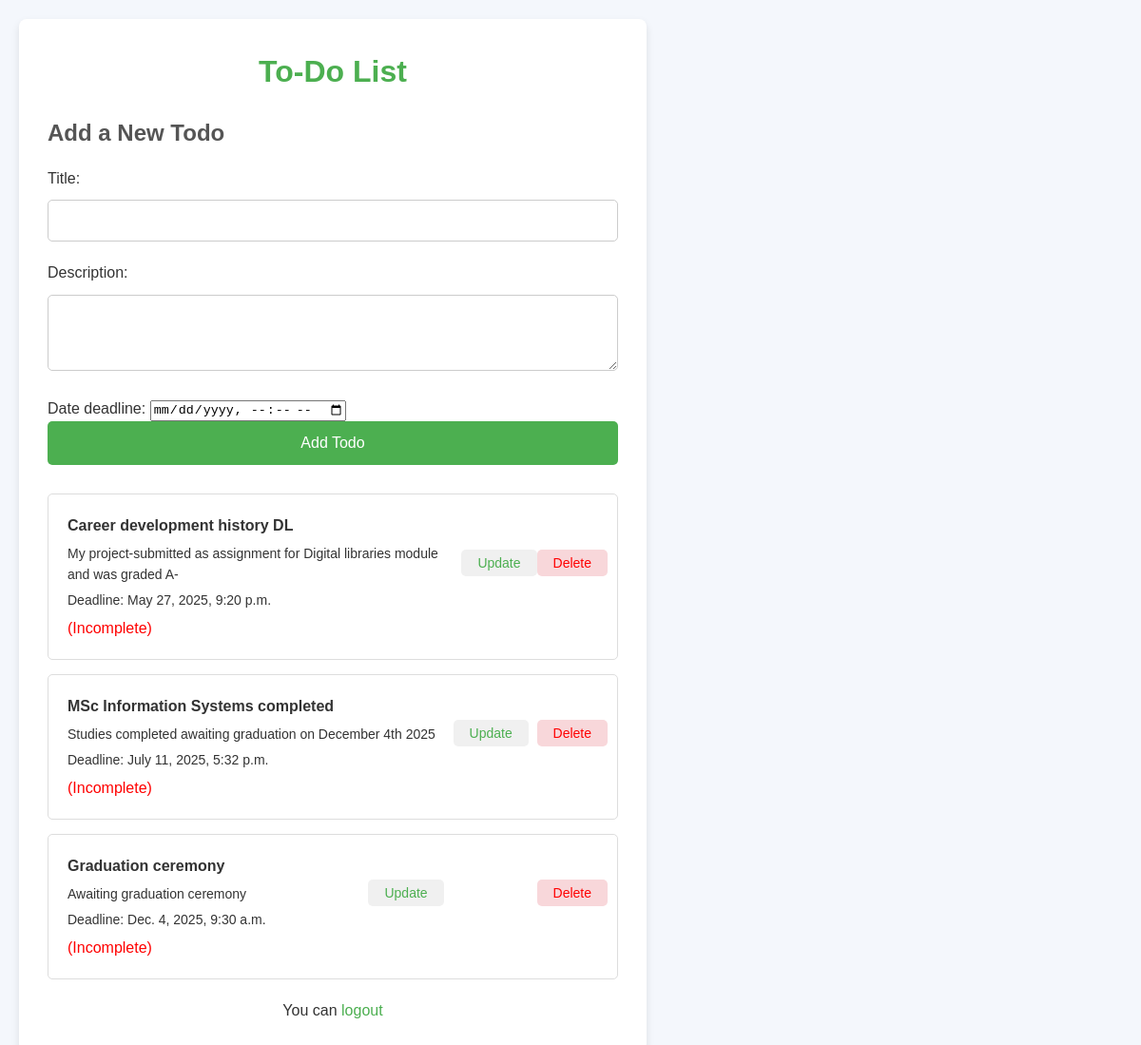
The page /todo/ (signed in) on the database its author committed.
### todo/models.py (models this page shows, shortened)
class Todo(models.Model):
    title = models.CharField(max_length=200, validators=[MinLengthValidator(5, "Todo title must contain at least 5 characters")])
    description = models.TextField(blank=True, null=True)
    date_deadline = models.DateTimeField()
    completed = models.BooleanField(default=False)
    user = models.ForeignKey(User, on_delete=models.CASCADE)  # link to the User model

### todo/views.py (the view, shortened to what this page needs)
# urls.py: path('', views.MainView.as_view(), name='todo_list'),  # list of all todos
class MainView(LoginRequiredMixin, View):
    def get(self, request):
        form = TodoForm()  # initialize the form
        todos = Todo.objects.filter(user=request.user)  # filter only the Todo items for the current user
        ctx = {'todo_list': todos, 'form': form}  # form included in the context
        return render(request, 'todo/todo_list.html', ctx)

### todo/forms.py
class TodoForm(forms.ModelForm):
    class Meta:
        model = Todo
        fields = ['title', 'description', 'date_deadline']
        widgets = {
            'description': forms.Textarea(attrs={'rows': 3, 'cols': 40}),
            'date_deadline': forms.DateTimeInput(attrs={'type': 'datetime-local'}),
        }

### todo/templates/todo/todo_list.html (shortened to what this page needs)
<!DOCTYPE html>
<html lang="en">
<head>
</head>
<body>
    <div class="container">
        <h1>To-Do List</h1>
        <h2>Add a New Todo</h2>
        <form method="POST">
            {{ form.as_p }}
            <button type="submit">Add Todo</button>
        </form>
        <ul>
            {% for task in todo_list %}
                <li>
                    <div>
                        <strong>{{ task.title }}</strong>
                        <p>{{ task.description }}</p>
                        <p>Deadline: {{ task.date_deadline }}</p>
                        {% if task.completed %}
                            <span class="completed">(Completed)</span>
                        {% else %}
                            <span class="incomplete">(Incomplete)</span>
                        {% endif %}
                    </div>
                    <form method="GET" action="{% url 'todo:update' task.pk %}" style="display:inline;">
                        <button type="submit" class="update-btn">Update</button>
                    </form>
                    <form method="POST" action="{% url 'todo:delete' task.pk %}" style="display:inline;">
                        <button type="submit" class="delete-btn">Delete</button>
                    </form>
                </li>
            {% endfor %}
        </ul>
        <p class="logout-link">You can <a href="{% url 'logout' %}?next={% url 'todo:open' %}">logout</a></p>
    </div>
</body>
</html>

### todo/templates/todo/todo_list.html (style rules this page uses)
body, h1, h2, p, a, ul, li, form { margin: 0; padding: 0; font-family: 'Arial', sans-serif; }
body { background-color: #f4f7fc; color: #333; font-size: 16px; line-height: 1.6; display: flex; justify-content: center; align-items: flex-start; min-height: 100vh; flex-direction: column; padding: 20px; }
.container { background-color: white; padding: 30px; border-radius: 8px; box-shadow: 0 4px 8px rgba(0, 0, 0, 0.1); width: 100%; max-width: 600px; }
h1 { color: #4CAF50; text-align: center; margin-bottom: 20px; }
h2 { color: #555; margin-bottom: 15px; }
form { margin-bottom: 30px; }
input[type="text"], input[type="date"], textarea { width: 100%; padding: 12px; margin: 10px 0 20px 0; border: 1px solid #ccc; border-radius: 5px; font-size: 16px; box-sizing: border-box; }
button { width: 100%; padding: 14px; background-color: #4CAF50; color: white; border: none; border-radius: 5px; font-size: 16px; cursor: pointer; }
ul { list-style-type: none; padding: 0; margin: 0; }
li { background-color: #fff; border: 1px solid #ddd; border-radius: 5px; padding: 20px; margin-bottom: 15px; display: flex; justify-content: space-between; align-items: center; }
li p { margin: 5px 0; font-size: 14px; }
.incomplete { color: red; }
.delete-btn, .update-btn { padding: 6px 12px; font-size: 14px; border-radius: 5px; cursor: pointer; transition: background-color 0.3s ease; margin-left: 10px; }
.delete-btn { background-color: #f8d7da; color: red; }
.update-btn { background-color: #f0f0f0; color: #4CAF50; }
p.logout-link { margin-top: 20px; text-align: center; }
p.logout-link a { color: #4CAF50; text-decoration: none; }

### rows shown on the page
Todo: title "Career development history DL", description "My project-submitted as assignment for Digital libraries module and was graded A-", date_deadline "May 27, 2025, 9:20 p.m.", completed "(Incomplete)"
Todo: title "MSc Information Systems completed", description "Studies completed awaiting graduation on December 4th 2025", date_deadline "July 11, 2025, 5:32 p.m.", completed "(Incomplete)"
Todo: title "Graduation ceremony", description "Awaiting graduation ceremony", date_deadline "Dec. 4, 2025, 9:30 a.m.", completed "(Incomplete)"
